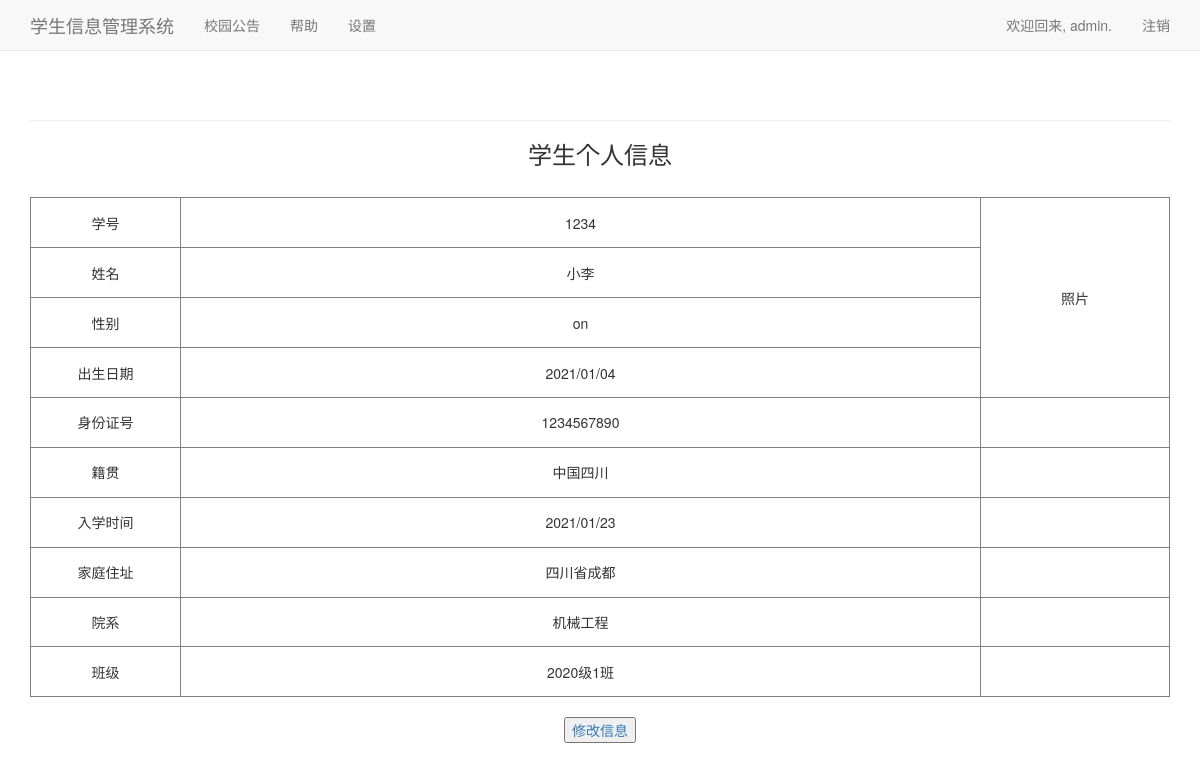
Page /stu_information/ (signed in) on the committed database.
### info_manage/models.py (models this page shows, shortened)
class Student(models.Model):
    stu_id = models.CharField(max_length=10, verbose_name="学号", primary_key=True)
    stu_name = models.CharField(max_length=10, verbose_name="姓名")
    sex_choice = (('M', '男'), ('W', '女'))
    stu_sex = models.CharField(max_length=4, choices=sex_choice, verbose_name="性别")
    birth_date = models.CharField(verbose_name='出生日期', max_length=10)
    identity_number = models.CharField(max_length=18, verbose_name='身份证号')
    native_place = models.CharField(max_length=50, verbose_name="籍贯")
    admission_time = models.CharField(verbose_name='入学时间', max_length=10)
    home_address = models.CharField(max_length=50, verbose_name='家庭住址')
    department_name = models.ForeignKey(Department, verbose_name="院系", on_delete=models.CASCADE)
    class_name = models.ForeignKey(Class, verbose_name="班级", on_delete=models.CASCADE)
    class Meta:
        db_table = "Student"
        verbose_name = "学生"
        verbose_name_plural = "学生个人信息"

class Department(models.Model):
    department_id = models.AutoField(primary_key=True)
    department_name = models.CharField(max_length=10, verbose_name="全称")
    class Meta:
        db_table = "Department"
        verbose_name = "院系"
        verbose_name_plural = "院系信息"
    def __str__(self):
        return self.department_name

class Class(models.Model):
    class_id = models.AutoField(primary_key=True)
    class_name = models.CharField(max_length=10, verbose_name="全称")
    class Meta:
        db_table = "Class"
        verbose_name = "班级"
        verbose_name_plural = "班级信息"
    def __str__(self):
        return self.class_name

### info_manage/views.py (the view)
# urls.py: path('stu_information/', views.stu_information, name='stu_information'),
@login_required
def stu_information(request):
    student = None
    for stu in Student.objects.all():
        student = stu
    return render(request, "stu_information/stu_information.html",
                  {"stu_name": student.stu_name, "stu_id": student.stu_id, "stu_sex": student.stu_sex,
                   "birth_date": student.birth_date, "identity_number": student.identity_number,
                   "native_place": student.native_place, "admission_time": student.admission_time,
                   "home_address": student.home_address, "department_name": student.department_name,
                   "class_name": student.class_name})

### info_manage/templates/stu_information/stu_information.html (shortened to what this page needs)
{% extends "info_manage/base.html" %}
{% block content %}
    <!DOCTYPE html>
    <html lang="zh-CN">
    <html>
    <head>
    </head>
    <body>
    <h3>学生个人信息</h3><br/>
    <div>
        <table border="1">
            <tr>
                <td class="left_info">学号</td>
                <td class="center_info" id="stu_id">{{ stu_id }}</td>
                <td rowspan="4">照片</td>
            </tr>
            <tr>
                <td>姓名</td>
                <td>{{ stu_name }}</td>
            </tr>
            <tr>
                <td>性别</td>
                <td>{{ stu_sex }}</td>
            </tr>
            <tr>
                <td>出生日期</td>
                <td>{{ birth_date }}</td>
            </tr>
            <tr>
                <td>身份证号</td>
                <td>{{ identity_number }}</td>
                <td></td>
            </tr>
            <tr>
                <td>籍贯</td>
                <td>{{ native_place }}</td>
                <td></td>
            </tr>
            <tr>
                <td>入学时间</td>
                <td>{{ admission_time }}</td>
                <td></td>
            </tr>
            <tr>
                <td>家庭住址</td>
                <td>{{ home_address }}</td>
                <td></td>
            </tr>
            <tr>
                <td>院系</td>
                <td>{{ department_name }}</td>
                <td></td>
            </tr>
            <tr>
                <td>班级</td>
                <td>{{ class_name }}</td>
                <td></td>
            </tr>
        </table>
        <br>
    </div>
    <div>
        <button><a href="{% url 'info_manage:modify_stu_info' %}">修改信息</a></button>
    </div>
    </body>
    </html>
{% endblock content %}

### info_manage/templates/info_manage/base.html (shortened to what this page needs)
{% load bootstrap3 %}
<!DOCTYPE html>
<html lang="en">
<head>
    {% bootstrap_css %}
</head>
<body>
<nav class="navbar navbar-default navbar-static-top">
    <div class="container">
        <div class="navbar-header">
            <a class="navbar-brand" href="{% url 'info_manage:index' %}">学生信息管理系统</a>
        </div>
        <div id="navbar" class="navbar-collapse collapse">
            <ul class="nav navbar-nav">
                <li><a href="{% url 'info_manage:bulletin' %}">校园公告</a></li>
                <li><a href="{% url 'info_manage:help' %}">帮助</a></li>
                <li><a href="{% url 'info_manage:settings' %}">设置</a></li>
            </ul>
            <ul class="nav navbar-nav navbar-right">
                {% if user.is_authenticated %}
                    <li><a>欢迎回来, {{ user.username }}.</a></li>
                    <li><a href="{% url 'users:logout' %}">注销</a></li>
                {% else %}
                    <li><a href="{% url 'users:register' %}">注册</a></li>
                    <li><a href="{% url 'users:login' %}">登录</a></li>
                {% endif %}
            </ul>
        </div>
    </div>
</nav>
<div class="container">
    <div class="page-header">
    </div>
    <div>
        {% block content %}{% endblock content %}
    </div>
</div>
</body>
</html>

### info_manage/templates/stu_information/stu_information.html (style rules this page uses)
h3 { text-align: center; }
table { width: 100%; height: 500px; }
div { text-align: center; }
.left_info { width: 150px; }
.center_info { width: 800px; }

### rows in the picture
Student: stu_id "1234", stu_name "小李", stu_sex "on", birth_date "2021/01/04", identity_number "1234567890", native_place "中国四川", admission_time "2021/01/23", home_address "四川省成都"
Department: department_name "机械工程"
Class: class_name "2020级1班"

### other values in the picture
{{ user.username }} "admin"
